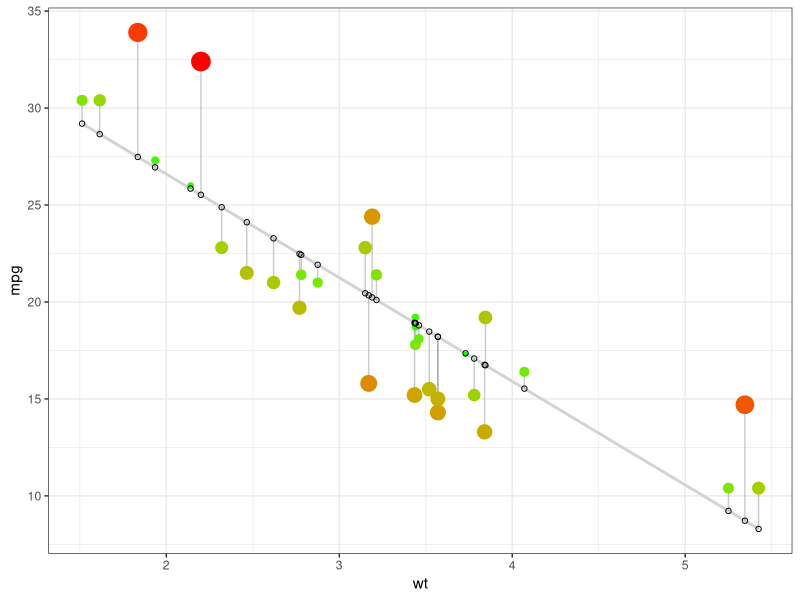
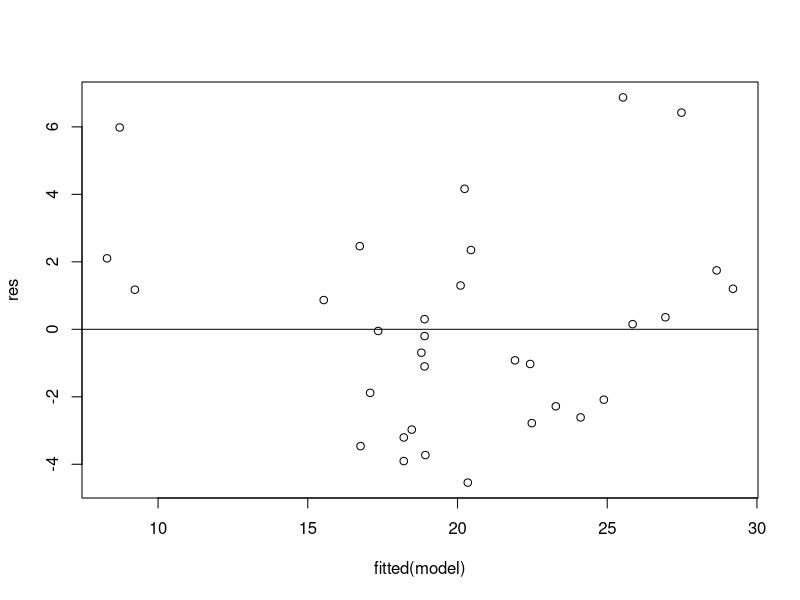
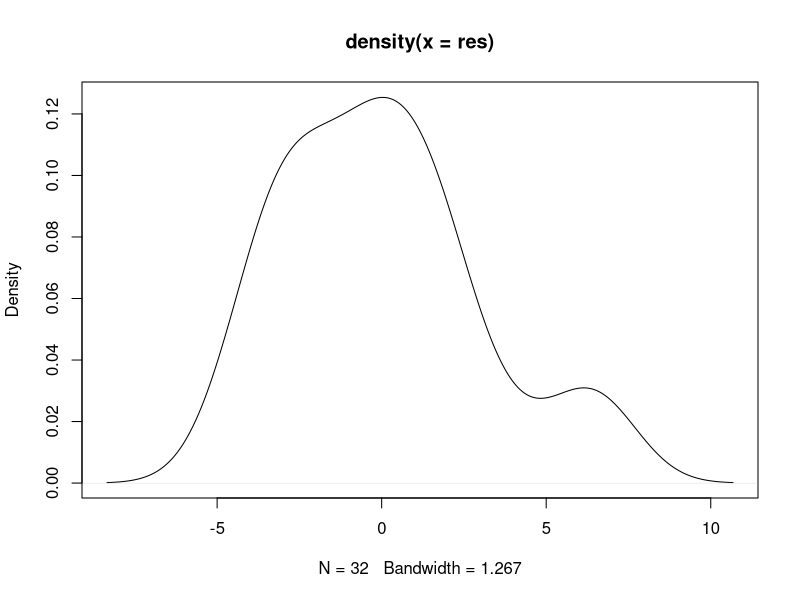
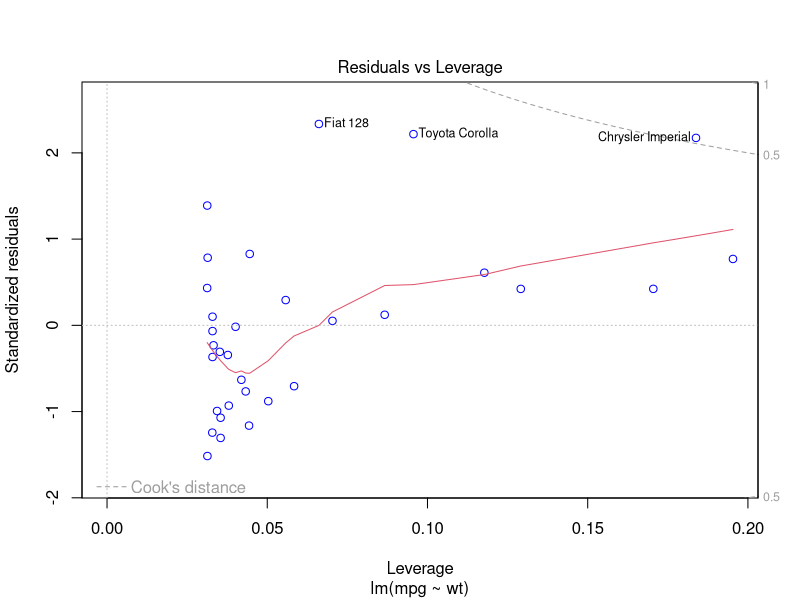

Recreate these plots in R, in order.
library(ggplot2)
library(caTools)

# Load datasets
data(mtcars)

# Save the dataset in a variable for ease of use
d <- mtcars

#NOTE: Do not type d <- data(mtcars)!!!

# Fitting the model in Linear Regression
# We are going to analyse how the fuel efficiency (mpg) varies with weight (wt)
model <- lm(mpg ~ wt, data = d)

# Predict the values using linear regression model
d$predicted <- predict(model)

# Calculate the residuals from the fitted model
d$residuals <- residuals(model)

ggplot(d, aes(x=wt, y= mpg)) +
  geom_smooth(method='lm', se=FALSE, color='lightgrey') + # Regression Line
  # draw line from point to line
  geom_segment(aes(xend=wt, yend = predicted), alpha = .2) +
  
  # Size of points
  geom_point(aes(color=abs(residuals), size= abs(residuals))) +
  
  # color of the points mapped to residuals, green is small, red is big
  scale_color_continuous(low='green', high='red') +
  
  guides(color=FALSE, size=FALSE) + # size legend removed
  
  geom_point(aes(y= predicted), shape =1) +
  
  theme_bw()

# Plot: RESIDUAL vs FITTED PLOT
res <- resid(model)
plot(fitted(model), res)
abline(0,0)

# Plot: Density Plot
# Use: To check normality of residuals
plot(density(res))


# Plot: Residual vs Leverage Plot
plot(model, which=5, col=c('blue'))
# The line to the right top or bottom left is known as Cook's Distance(Grey Dotted Line),
# The points above the Cook's Distance are mostly influential points/ outliers

# Plot: Quantile - Quantile Plot (Q-Q Plot)
# Use: Mostly for checking Normality of residuals
# Additionally Q-Q Plot can also be used for checking whether two distributions are similar
